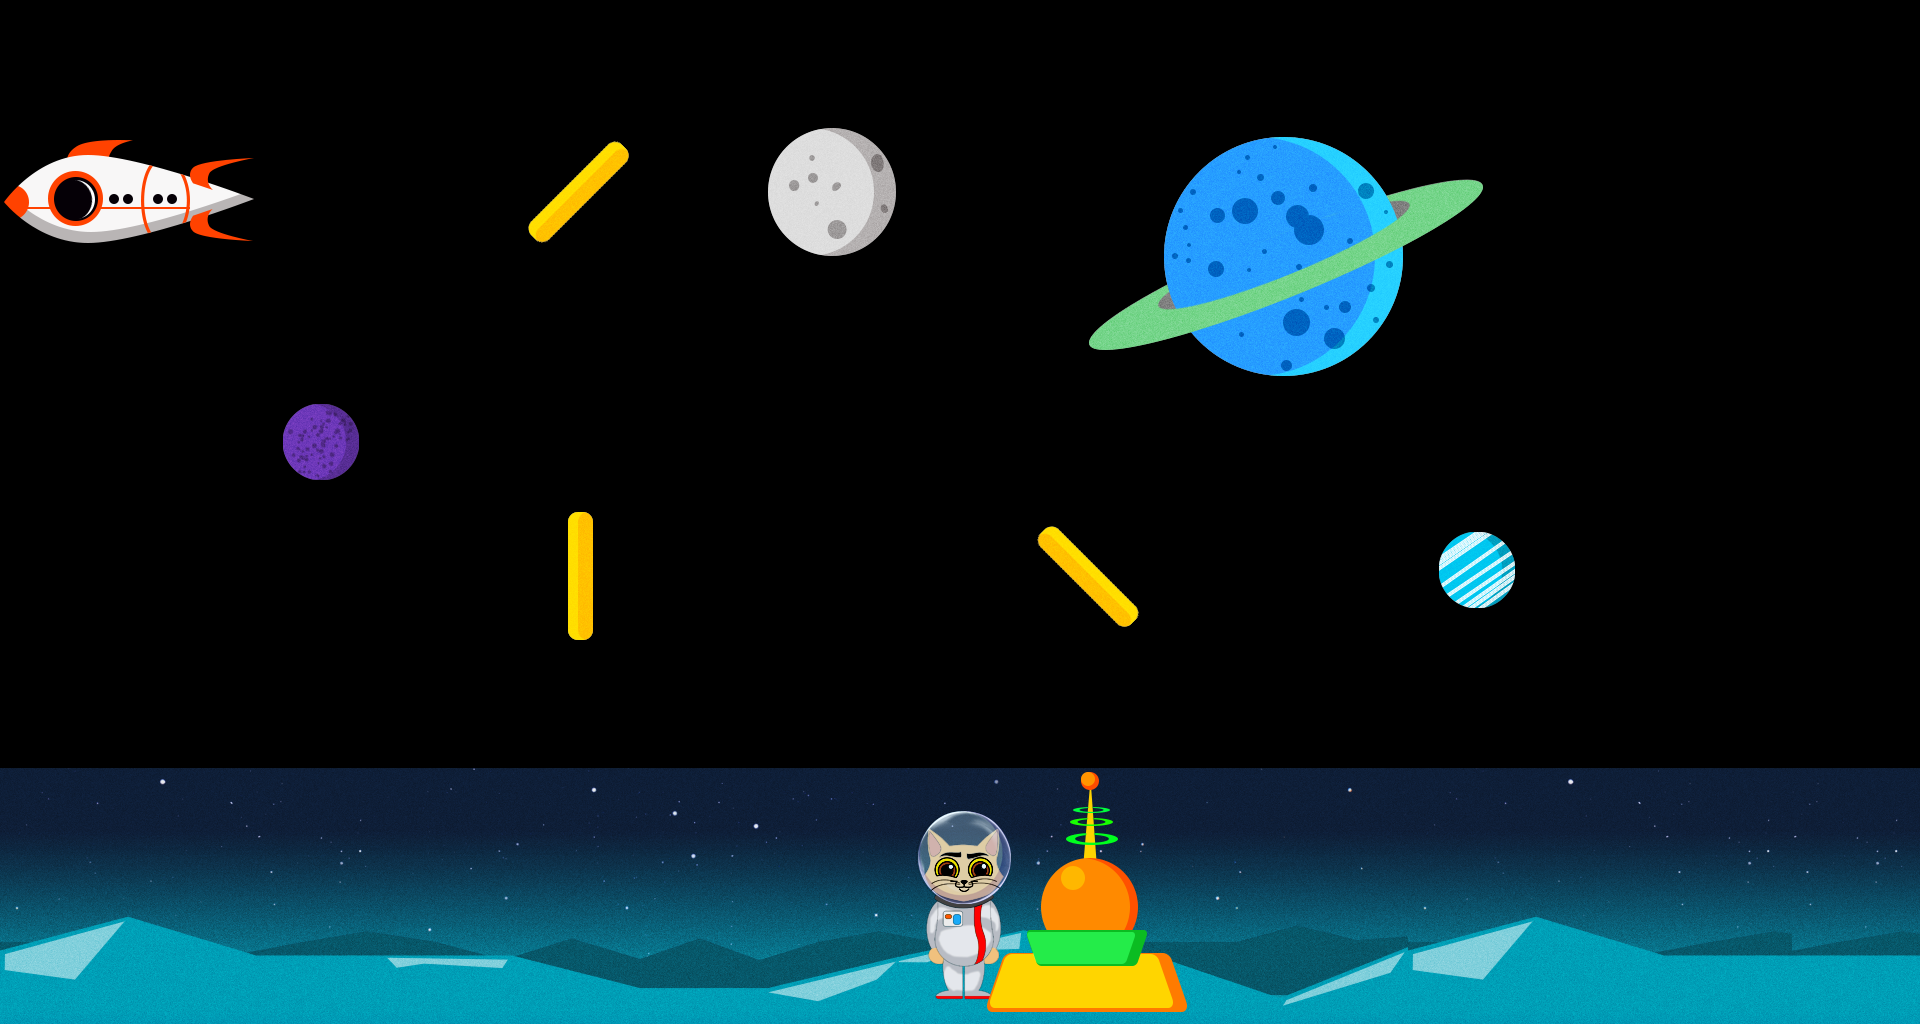

This game map was drawn from its Tiled (.tmx) file and the tilesets committed beside it. A one-line description and the full map source follow:
An orthogonal 15x8 tile map with 128x128 px tiles, 3 tile layers (BackgroudLayer, PlayerLayer, GameLayer), 2 tilesets.

<map version="1.0" tiledversion="1.1.0" orientation="orthogonal" renderorder="right-down" width="15" height="8" tilewidth="128" tileheight="128" infinite="0" nextobjectid="1">
 <tileset firstgid="1" source="tiles.tsx" />
 <tileset firstgid="65" source="template_assets_v1.tsx" />
 <layer name="BackgroudLayer" width="15" height="8">
  <data encoding="csv">
0,0,0,0,0,0,0,0,0,0,0,0,0,0,0,
0,0,0,0,0,0,0,0,0,0,0,0,0,0,0,
0,0,0,0,0,0,0,0,0,0,0,0,0,0,100,
0,0,0,0,0,0,0,0,0,0,0,0,0,0,0,
0,0,0,0,0,0,0,0,0,0,0,0,0,0,0,
0,0,0,0,0,0,0,0,0,0,0,0,0,0,0,
158,159,160,161,162,163,164,165,166,167,168,158,159,160,160,
173,174,175,176,177,178,179,180,181,182,183,173,174,175,175
</data>
 </layer>
 <layer name="PlayerLayer" width="15" height="8">
  <data encoding="csv">
0,0,0,0,0,0,0,0,0,0,0,0,0,0,0,
0,0,0,0,0,0,0,0,0,0,0,0,0,0,0,
0,0,0,0,0,0,0,0,0,0,0,0,0,0,0,
0,0,0,0,0,0,0,0,0,0,0,0,0,0,0,
0,0,0,0,0,0,0,0,0,0,0,0,0,0,0,
0,0,0,0,0,0,0,0,0,0,0,0,0,0,0,
0,0,0,0,0,0,0,137,0,0,0,0,0,0,0,
0,0,0,0,0,0,0,152,0,0,0,0,0,0,0
</data>
 </layer>
 <layer name="GameLayer" width="15" height="8">
  <data encoding="csv">
0,142,0,0,0,0,0,0,0,0,0,0,0,0,0,
92,93,0,0,120,0,117,0,82,83,84,85,0,0,0,
0,0,0,0,0,0,0,0,97,98,99,100,0,0,0,
0,0,101,0,0,0,0,0,0,0,0,0,0,0,0,
0,0,0,0,119,0,0,0,121,0,0,102,0,0,0,
0,0,0,0,0,0,0,0,0,0,0,0,0,0,0,
0,0,0,0,0,0,0,89,90,91,0,0,0,0,0,
0,0,0,0,0,0,0,104,105,106,0,0,0,0,0
</data>
 </layer>
</map>
